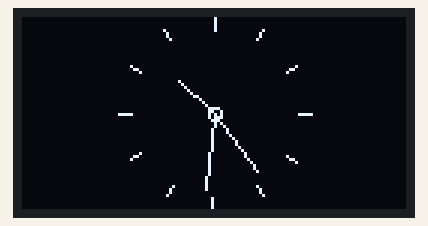
This sketch was run on a simulated ESP8266 (NodeMCU). On the bench: 128×64 one-colour display. WiFi joins after 1.5 s; servers stay silent unless stated; network time is answered at once with the bench clock; the local clock reads 2024-03-15 10:24:30 at power-on unless the sketch sets it; what the sketch prints to the serial monitor is not drawn.

Above: at 1.8 s.
At 5.3 s:
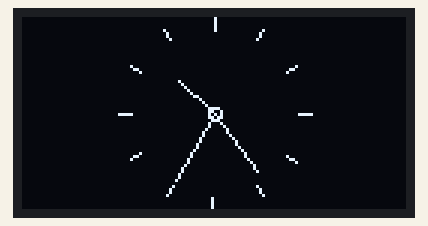
At 10.1 s:
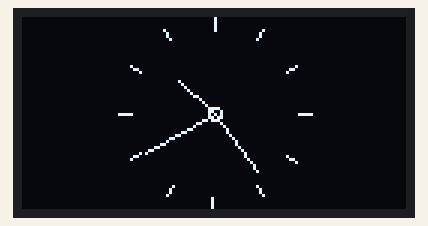
At 19.5 s:
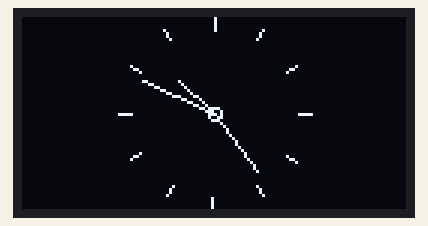
At 29.0 s:
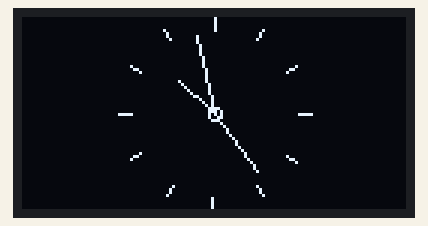
At 38.4 s:
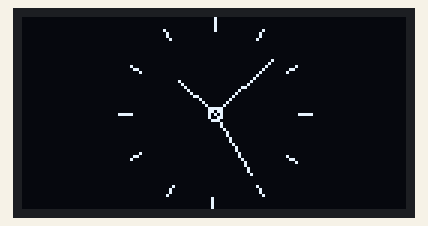

The sketch:

OLEDdisplay_Time.ino
```cpp
/*
 * 国内NTP服务器地址
 * ntp1.aliyun.com - ntp7.aliyun.com可选
 * cn.ntp.org.cn
 * ESP8266   I2C PINS: SDA GPIO4/ SCL GPIO5
 *  Ctrl + Shift + I
 */
 #ifdef ESP8266
#include <ESP8266WiFi.h>//esp8266开发板自带库
#define SDA  D2 //对应nodemcu接D1，，wemosD1mini的D2
#define SCL  D1 //对应nodemcu接D2，，wemosD1mini的D5
#elif  ESP32
#include <WiFi.h> // esp32开发板自带库
#define SDA  (22) //ESP32 SDA
#define SCL  (21) //ESP32 SCL
#endif
#include <NTPClient.h>//点击这里会自动打开管理库页面: http://librarymanager/All#NTPClient
//#include "ssd1306.h"//点击这里会自动打开管理库页面: http://librarymanager/All#SSD1306
#include "SSD1306Wire.h"//0.96寸IIC OLED
//#include "OLEDDisplayUi.h"
#include <WiFiUdp.h>
/*填写wifi信息*/
const char *ssid= "MERCURY_D268G";
const char *password = "pba5ayzk";

#define I2C_DISPLAY_ADDRESS  0x3c     //SSD1306 OLED i2c地址默认
SSD1306Wire display(0x3c, SDA, SCL);   // ADDRESS, SDA, SCL  -  SDA and SCL usually populate automatically based on your board's pins_arduino.h e.g. https://github.com/esp8266/Arduino/blob/master/variants/nodemcu/pins_arduino.h
// SH1106Wire display(0x3c, SDA, SCL);//1.3寸屏幕使用这个

WiFiUDP ntpUDP;
// NTPClient(UDP &udp, const char *poolServerName, int timeOffset);
//NTPClient timeClient(ntpUDP);//默认NTP：time.nist.gov，
//NTPClient timeClient(ntpUDP,60*60*8);//添加偏移时间
NTPClient timeClient(ntpUDP,"ntp3.aliyun.com",60*60*8);//timeOffset：0,国内属于东8区,以秒为偏移单位
// NTPClient(UDP &udp, const char *poolServerName, int timeOffset, int updateInterval);//updateInterval:自定义(在测试过程中设置了不见效果)

#define screenW 128
#define screenH  64
unsigned char clockCenterX = screenW / 2;
//int clockCenterY = ((screenH - 16) / 2) + 16; // 0.96双色屏幕，避开黄色区域 16 px height
unsigned char clockCenterY = screenH  / 2;
unsigned char clockRadius = 32;
//实用功能的数字时钟显示:打印前导0
String twoDigits(int digits) {
  if (digits < 10) {
    String i = '0' + String(digits);
    return i;
  }
  else {
    return String(digits);
  }
}
void analogClockFrame();
void setup(){
  Serial.begin(115200);
  WiFi.begin(ssid, password);
  while ( WiFi.status() != WL_CONNECTED ) {//没有入网情况下在这里运行
    delay ( 500 );
    Serial.print ( "." );
  }
  timeClient.begin();
  display.init();
  display.clear();
    display.flipScreenVertically();
  display.display();
   display.setContrast(240); //屏幕亮度


}

void loop() {
//  timeClient.update();
//  Serial.println(timeClient.getFormattedTime());
//  char hours = timeClient.getHours();
//  char minu =  timeClient.getMinutes();
//  char sec =  timeClient.getSeconds();
//  Serial.printf("hour:%d minu:%d sec:%d\n", hours,minu,sec);
  analogClockFrame();
  delay(1000);
  display.clear();
}

void analogClockFrame() {
  timeClient.update();
  Serial.println(timeClient.getFormattedTime());
// display.drawCircle(clockCenterX, clockCenterY , clockRadius);//钟盘外圈
  display.drawCircle(clockCenterX, clockCenterY, 2);//圆心
  //小时刻度
  for ( int z = 0; z < 360; z = z + 30 ) {
    //Begin at 0° and stop at 360°
    float angle = z ;
    angle = ( angle / 57.29577951 ) ; //Convert degrees to radians
    int x2 = ( clockCenterX + ( sin(angle) * clockRadius ) );
    int y2 = ( clockCenterY - ( cos(angle) * clockRadius ) );
    int x3 = ( clockCenterX + ( sin(angle) * ( clockRadius - ( clockRadius / 8 ) ) ) );
    int y3 = ( clockCenterY - ( cos(angle) * ( clockRadius - ( clockRadius / 8 ) ) ) );
    display.drawLine( x2  , y2  , x3  , y3);
     display.display();
  }

  // 秒指针
  float angle = timeClient.getSeconds() * 6 ;
  angle = ( angle / 57.29577951 ) ; //Convert degrees to radians
  int x3 = ( clockCenterX + ( sin(angle) * ( clockRadius - ( clockRadius / 5 ) ) ) );
  int y3 = ( clockCenterY - ( cos(angle) * ( clockRadius - ( clockRadius / 5 ) ) ) );
  display.drawLine( clockCenterX , clockCenterY, x3, y3);
  //
  // 分指针
  angle = timeClient.getMinutes() * 6 ;
  angle = ( angle / 57.29577951 ) ; //Convert degrees to radians
  x3 = ( clockCenterX + ( sin(angle) * ( clockRadius - ( clockRadius / 4 ) ) ) );
  y3 = ( clockCenterY - ( cos(angle) * ( clockRadius - ( clockRadius / 4 ) ) ) );
  display.drawLine( clockCenterX , clockCenterY, x3, y3);
  //
  // 小时指针
  angle = timeClient.getHours() * 30 + int( ( timeClient.getMinutes() / 12 ) * 6 )   ;
  angle = ( angle / 57.29577951 ) ; //Convert degrees to radians
  x3 = ( clockCenterX + ( sin(angle) * ( clockRadius - ( clockRadius / 2 ) ) ) );
  y3 = ( clockCenterY - ( cos(angle) * ( clockRadius - ( clockRadius / 2 ) ) ) );
  display.drawLine( clockCenterX, clockCenterY, x3 , y3);
   display.display();
}
```

Measured:
- what the display in image 0 shows lasts 1.2 s, from 1.7 s to 2.9 s
